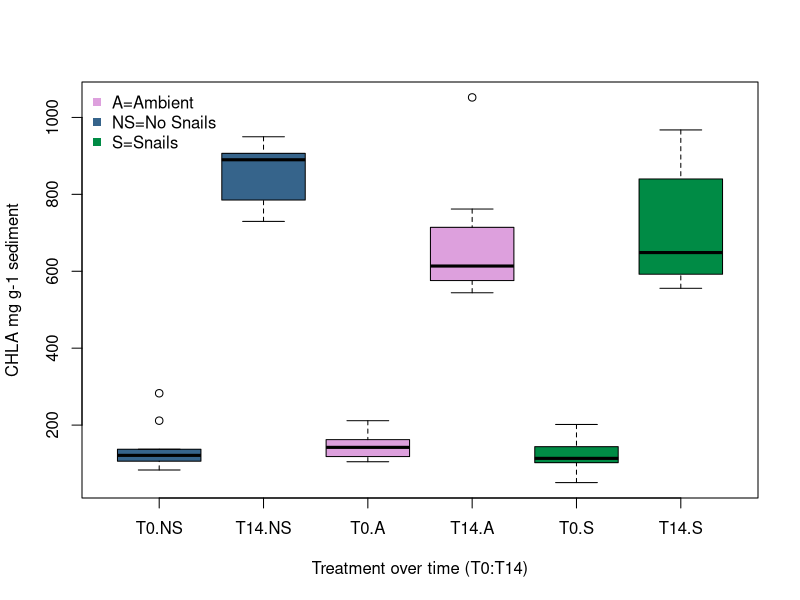
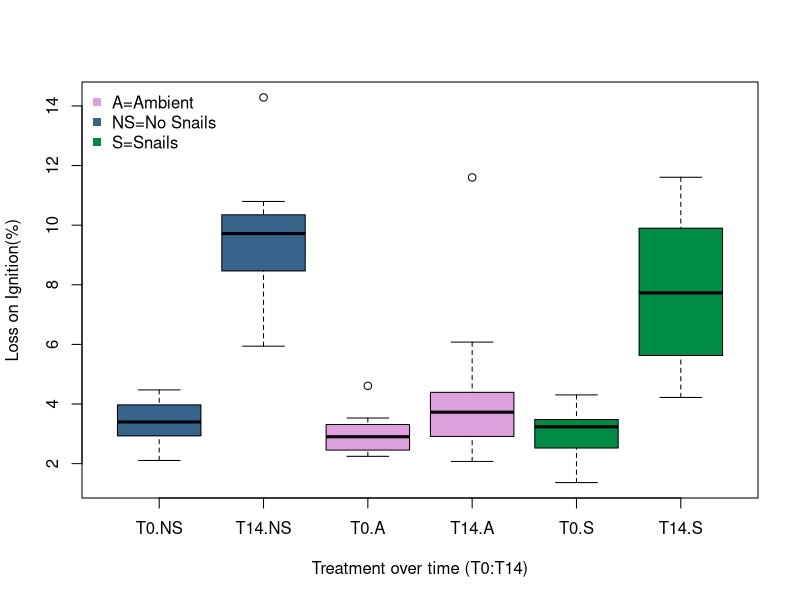
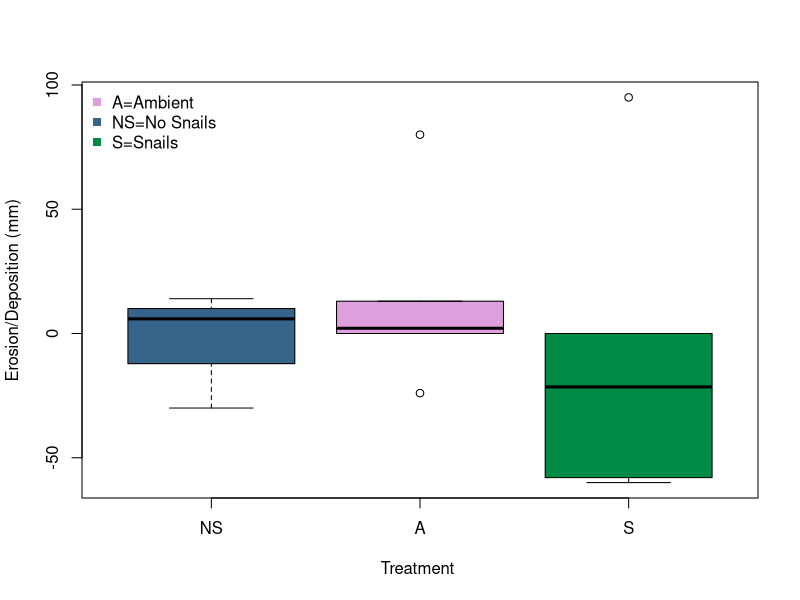

Generate these figures, in order, with R:
## ---- chunk 1
knitr::opts_chunk$set(echo = TRUE)
## ---- chunk 2
mud_snails <- read.csv("./MudsnailsBMA_OCT2022.csv", skip = 4)
mud_snails$Treatment <- factor(mud_snails$Treatment, levels = c('NS', 'A', 'S'))
mud_snails$Time <- factor(mud_snails$Time, levels = c('T0', 'T14'))
mud_snails
## ---- chunk 3
CHLA_time_mod = lm(CHLA ~ Treatment + Time + Treatment:Time , data = mud_snails)
summary(CHLA_time_mod)
car::Anova(CHLA_time_mod, type = 3)

boxplot(CHLA ~  Time + Treatment, data = mud_snails,
ylab = "CHLA mg g-1 sediment", xlab = "Treatment over time (T0:T14)",
col= c('steelblue4', 'steelblue4', 'plum', 'plum', 'springgreen4', 'springgreen4'))
#legend
legend('topleft', c('A=Ambient', 'NS=No Snails', 'S=Snails'), col = c('plum', 'steelblue4', 'springgreen4'), 
       pch = 15 , bty = 'n')

## ---- chunk 4
OM_time_mod = lm(OM ~ Treatment + Time + Treatment:Time , data = mud_snails)
summary(OM_time_mod)
car::Anova(OM_time_mod, type = 3)

boxplot(OM ~  Time + Treatment, data = mud_snails,
ylab = "Loss on Ignition(%)", xlab = "Treatment over time (T0:T14)",
col= c('steelblue4', 'steelblue4', 'plum', 'plum', 'springgreen4', 'springgreen4'))
#legend
legend('topleft', c('A=Ambient', 'NS=No Snails', 'S=Snails'), col = c('plum', 'steelblue4', 'springgreen4'), 
       pch = 15 , bty = 'n')

## ---- chunk 5
mud_snails$ErosDep <- with(mud_snails, ifelse(ErosDep == "N/A", NA, ifelse(ErosDep == "n/a", NA, as.numeric(ErosDep))))
boxplot(ErosDep ~ Treatment, data = mud_snails, ylab = 'Erosion/Deposition (mm)', xlab ='Treatment ', col= c('steelblue4', 'plum', 'springgreen4'), subset=Time == 'T14')
with(subset(mud_snails, Time == "T14"), tapply(ErosDep, list(Treatment), mean, na.rm = TRUE))
mean(mud_snails$ErosDep)
#legend
legend('topleft', c('A=Ambient', 'NS=No Snails', 'S=Snails'), col = c('plum', 'steelblue4', 'springgreen4'), 
       pch = 15 , bty = 'n')
ErosDep_mod = lm(ErosDep ~ Treatment, data = mud_snails, subset = Time == 'T14')
summary(ErosDep_mod)
car::Anova(ErosDep_mod, type = 3)
## ---- chunk 6
# type III-CHLA
CHLA_time_mod <- lm(CHLA ~ Treatment + Time + Treatment:Time , data = mud_snails)
car::Anova(CHLA_time_mod, type = 3)
